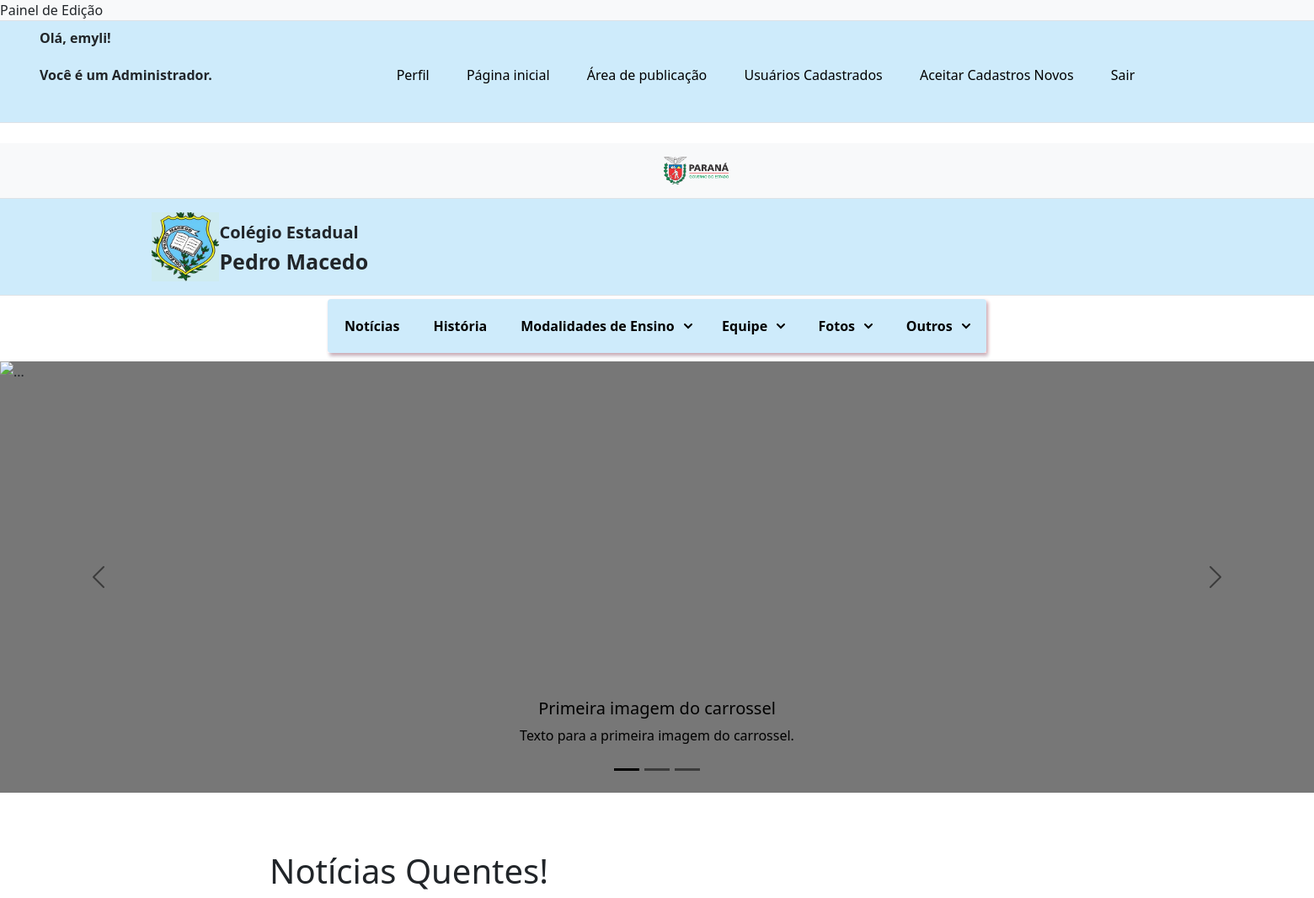
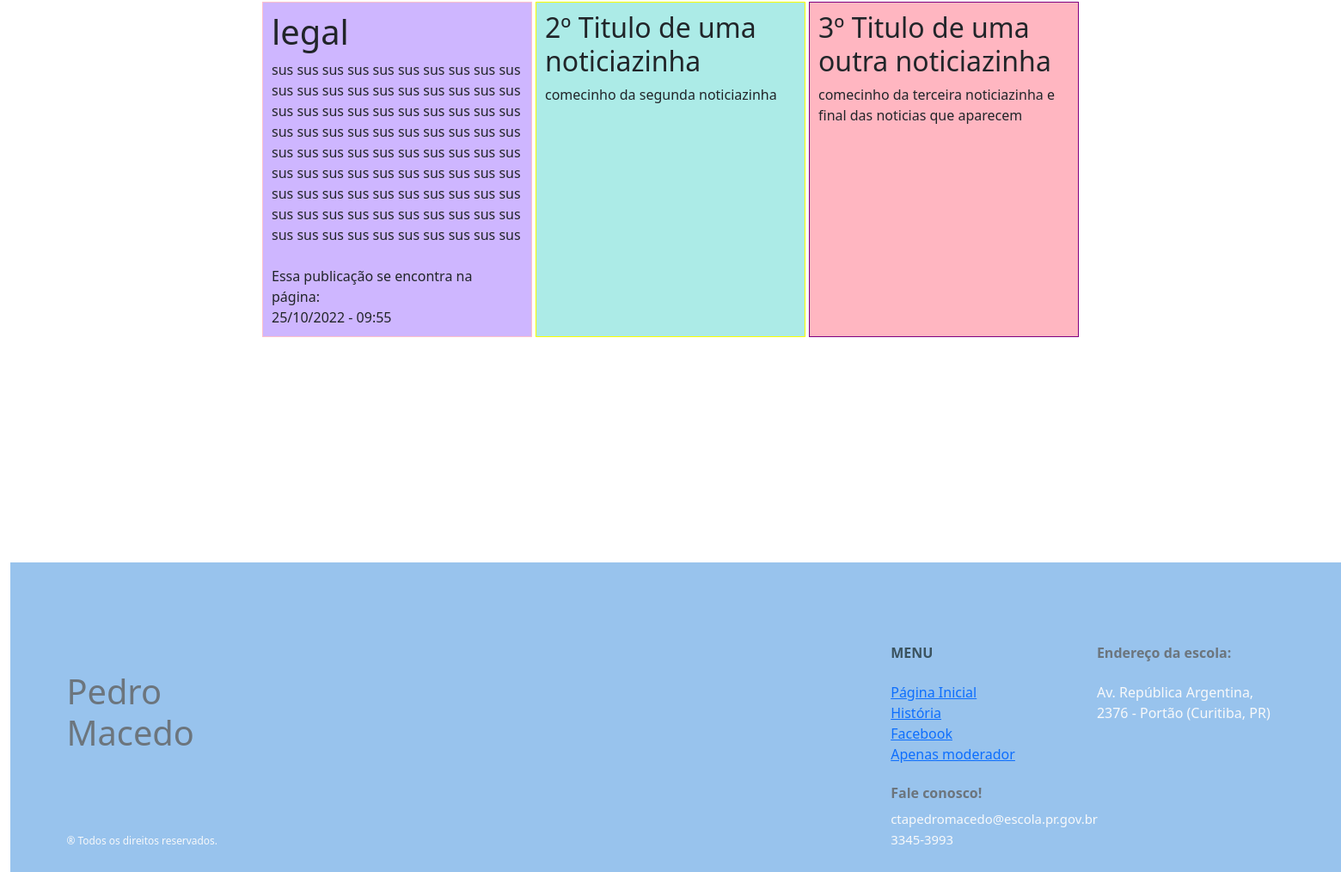
The app's page / (signed in) with its own data (2 pictures, top to bottom).
### tables this page shows
CREATE TABLE `publicacao` (
  `cod` int(11) NOT NULL,
  `titulo` varchar(500) NOT NULL,
  `descricao` varchar(10000) NOT NULL,
  `imagem` varchar(200) NOT NULL,
  `data` varchar(100) NOT NULL,
  `hora` varchar(100) NOT NULL,
  `usuario_cod` int(11) NOT NULL,
  `pagina` int(11) NOT NULL
);

### index.php (the view, shortened to what this page needs)
<?php
	include('bd/conexao.php');
?>
<!DOCTYPE html>
<html lang="pt-br">
	<head>
	<link rel="stylesheet"  href="css/indeexcolegio.css">
<link href="https://cdn.jsdelivr.net/npm/bootstrap@5.2.0-beta1/dist/css/bootstrap.min.css"
rel="stylesheet"
crossorigin="anonymous">
</head>
<body>
<?php if (isset($_SESSION['cod'])){?>
<div class = "cabeça">
        <nav class="bg-light border-bottom">
            <div class="">
                    Painel de Edição
            </div>
        </nav>
</div>
<div class="cor">
    <header class = "py-2 mg-2 border-bottom">
    	<nav id = "menu-h">
    		<ul>
      			<span class = fs-6> <b> Olá, <?php echo $_SESSION['nome'];?>!<br/> </b>
        		<?php if($_SESSION['perfil'] == 1){?>
      				<b>  Você é um Administrador. </b> </span>
       			 <?php }?>
				<li class = "li">
					<a href = "perfil.php"> Perfil </a>
				</li>
				<li class = "li">
					<a href="index.php">Página inicial</a>
				</li>
				<li class = "li">
					<a href="area_publicacao.php">Área de publicação</a>
				</li>
				<?php if($_SESSION['perfil'] == 1){?>
				<li class = "li">
					<a href="usuarios_cadastrados.php">Usuários Cadastrados</a>
				</li>
				<?php }?>
				<?php if($_SESSION['perfil'] == 1){?>
				<li class = "li">
					<a href="aceitar_cadastro.php">Aceitar Cadastros Novos</a>
				</li>
				<?php }?>
				<li class = "li">
				<a href="bd/logout.php">Sair</a>
				</li>
        	</ul>
    	</nav>
    </header>
</div> <br/>
<?php } ?>
<div class = "cabeça">
  <nav class="py-2 bg-light border-bottom">
    <div class="container d-flex flex-wrap">
      <ul class="nav me-auto">
		<div class="logocentro">
        <li class="nav-item">
			<a href= "https://www.educacao.pr.gov.br/desvio.html" class="nav-link link-dark px-2 active" aria-current="page">
				<img src = "img/logopres.jfif" class = "prlogo">
			</a>
		</li>
		</div>
      </ul>
	 </div>
  </nav>
	<header class="py-3 mb-4 border-bottom" >
		<div class="container d-flex flex-wrap justify-content-center">
		  <a href="index.php" class="d-flex align-items-center mb-3 mb-lg-0 me-lg-auto text-dark text-decoration-none">
			<svg class="bi me-2" width="40" height="32"><use xlink:href="#bootstrap"/></svg>
			<img src = "img/pedromacedo.png" alt = "logo do colégio" class = "logo">
			<span class="fs-4">
				<b class = "nome">Colégio Estadual</b> <br/>
				<b class = "nome2">Pedro Macedo </b>
			</span>
		  </a>
		</div>
	  </header>
</div>
<nav id="site-navigation" class="site-navigation" aria-label="Clickable Menu Demonstration">
	<ul class="main-menu clicky-menu no-js">
		<li>
			<a href="noticias.php">Notícias</a>
		</li>
		<li>
			<a href="historiacolegio.php">História</a>
		</li>
		<li>
			<a href="#">
				Modalidades de Ensino
				<svg aria-hidden="true" width="16" height="16">
					<use xlink:href="#arrow" />
				</svg>
			</a>
		</li>
		<li>
			<a href="#">
				Equipe
				<svg aria-hidden="true" width="16" height="16">
					<use xlink:href="#arrow" />
				</svg>
			</a>
		</li>
		<li>
			<a href="#">
				Fotos
				<svg aria-hidden="true" width="16" height="16">
					<use xlink:href="#arrow" />
				</svg>
			</a>
		</li>
		<li>
		<a href="#">
				Outros
				<svg aria-hidden="true" width="16" height="16">
					<use xlink:href="#arrow" />
				</svg>
		</a>
		</li>
	</ul>
</nav>
<div id="carouselExampleDark" class="carousel carousel-dark slide" data-bs-ride="carousel">
  <div class="carousel-indicators">
    <button type="button" data-bs-target="#carouselExampleDark" data-bs-slide-to="0" class="active" aria-current="true" aria-label="Slide 1"></button>
    <button type="button" data-bs-target="#carouselExampleDark" data-bs-slide-to="1" aria-label="Slide 2"></button>
    <button type="button" data-bs-target="#carouselExampleDark" data-bs-slide-to="2" aria-label="Slide 3"></button>
  </div>
  <div class="carousel-inner">
    <div class="carousel-item active" data-bs-interval="10000">
      <img src="https://img.cancaonova.com/cnimages/canais/uploads/sites/6/2014/12/formacao_como-escolher-a-melhor-escola-para-os-filhos.jpg" class="d-block w-100" alt="...">
      <div class="carousel-caption d-none d-md-block">
        <h5>Primeira imagem do carrossel</h5>
        <p>Texto para a primeira imagem do carrossel.</p>
      </div>
    </div>
  </div>
  <button class="carousel-control-prev" type="button" data-bs-target="#carouselExampleDark" data-bs-slide="prev">
    <span class="carousel-control-prev-icon" aria-hidden="true"></span>
  </button>
  <button class="carousel-control-next" type="button" data-bs-target="#carouselExampleDark" data-bs-slide="next">
    <span class="carousel-control-next-icon" aria-hidden="true"></span>
  </button>
</div>
	<div class="wrapper">
		<header>
			<h1>Notícias Quentes!	</h1>
		</header>
	<section class="columns">
		<div class="column1">
			<?php
                $selecionar = "SELECT * FROM publicacao WHERE cod = 41";
                $resultado = mysqli_query ($conexao, $selecionar);
                while($row_usuario = mysqli_fetch_assoc($resultado)){ ?>
            <div class = "pub">
            <div class = "descricao">
            <?php
                echo "<h3>" . $row_usuario['titulo'] . "</h3>"; ?>
            </div>
                <div class = "descricao">
                <?php
                echo "" . $row_usuario['descricao']; ?>
                </div>
                    <br/>
                    <div>
                    Essa publicação se encontra na página:
                    </div>
                    <div class = "hora">
                <?php
                echo "" . $row_usuario['data'] . " - " ;
                echo "" . $row_usuario['hora'];
            ?>
                    </div>
            </div>
            <?php
            ;}
            ?>
		</div>
		<div class="column2">
			<h2>2º Titulo de uma noticiazinha</h2>
			<p> comecinho da segunda noticiazinha</p>
		</div>
	  <div class="column3">
			<h2>3º Titulo de uma outra noticiazinha </h2>
			<p> comecinho da terceira noticiazinha e final das noticias que aparecem</p>
		</div>
	</section>
	</div>
	<div class="container-fluid pb-0 mb-0 justify-content-center text-light ">
        <footer class = "pezin">
            <div class="row my-5 justify-content-center py-5">
                <div class="col-11">
                    <div class="row ">
                        <div class="col-xl-8 col-md-4 col-sm-4 col-12   my-auto mx-auto a">
							<h3 class="text-muted mb-md-0 mb-5 bold-text">
								Pedro<BR/>
								Macedo
							</h3>
						</div>
                        <div class="col-xl-2 col-md-4 col-sm-4 col-12"><h6 class="mb-3 mb-lg-4 bold-text">
							<b>MENU</b></h6>
							<ul class="list-unstyled text-decoration-none">
								<li><a href = "index.php">Página Inicial</a></li>
								<li><a href = "historiacolegio.php">História</a></li>
								<li><a href = "https://www.facebook.com/pages/Col%C3%A9gio-Estadual-Pedro-Macedo/124373407573346">Facebook</a></li>
								<li>
									<a href = "login.html" >
										Apenas moderador
									</a>
								</li>
							</ul>
						</div>
                        <div class="col-xl-2 col-md-4 col-sm-4 col-12">
							<h6 class="mb-3 mb-lg-4 text-muted bold-text mt-sm-0 mt-5">
								<b>Endereço da escola:</b>
							</h6>
							<p class="mb-1">
								Av. República Argentina, 2376 - Portão (Curitiba, PR)
							</p>
						</div>
                    	</div>
                    <div class="row ">
                        <div class="col-xl-8 col-md-4 col-sm-4 col-auto  my-md-0 mt-5 order-sm-1 order-3 align-self-end">
							<p class="social text-muted mb-0 pb-0 bold-text">
							</p>
							<small class="rights">
								<span>&#174;</span>
								 Todos os direitos reservados.
							</small>
						</div>
                        <div class="col-xl-2 col-md-4 col-sm-4 col-auto order-1 align-self-end ">
							<h6 class="mt-55 mt-2 text-muted bold-text">
								<b>
									Fale conosco!
								</b>
							</h6>
							<small>
								ctapedromacedo@escola.pr.gov.br
							</small> <br/>
							<small>
								3345-3993
							</small>
						</div>
                    </div>
                </div>
            </div>
        </footer>
    </div>
</body>
</html>

### css/indeexcolegio.css (style rules this page uses)
.cor { background-color: #ceebfb; }
#menu-h { list-style-type: none; padding: 0; background-color: #ceebfb; }
#menu-h li { display: inline; }
#menu-h li a { color: black; display: inline; text-decoration: none; padding: 20px; display: inline-block; transition: background .6s; }
.li { position: relative; left: 13%; }
.cabeça { background-color: #ceebfb; }
.logo { width: 18%; }
.prlogo { width: 6%; text-align: center; }
.logocentro { position: relative; left: 50%; }
.nome { font-size: 20px; }
.nome2 { font-size: 25px; }
body { margin: 0; min-height: 100vh; }
.site-navigation { width: 86%; max-width: 782px; margin: -20px auto 10px; box-shadow: 2px 2px 4px rgba(255, 0, 0, 0.2); background-color: #ceebfb; border-radius: 4px; }
.clicky-menu { justify-content: stretch; margin: 0; padding: 0; list-style: none; }
@media (min-width: 540px) { .clicky-menu { display: flex; } }
.clicky-menu a, .clicky-menu button { margin: .25em; padding: 1em; background: transparent; color: #000; font-weight: bold; text-decoration: none; font-family: inherit; border-radius: 3px; }
.clicky-menu > li { position: relative; flex: 1 1 auto; display: flex; justify-content: stretch; flex-wrap: wrap; }
.clicky-menu > li > a, .clicky-menu > li > button { flex: 1 0 auto; display: flex; flex-wrap: wrap; align-items: center; border: 0; font-size: inherit; line-height: 1.5; cursor: pointer; }
@media (min-width: 540px) { .clicky-menu > li > a, .clicky-menu > li > button { justify-content: center; } }
.clicky-menu svg { width: 1em; height: 1em; margin-left: .5em; }
@media (min-width: 540px) { .clicky-menu { box-shadow: 2px 4px 4px rgba(0, 16, 61, 0.2); } }
.carousel { margin-bottom: 4rem; }
.carousel-caption { bottom: 3rem; z-index: 10; }
.carousel-item { height: 32rem; background-color: #777; }
.carousel-item > img { position: absolute; top: 0; left: 0; min-width: 100%; height: 32rem; }
* { box-sizing: border-box; }
.wrapper { padding: 5px; max-width: 960px; width: 95%; margin: 20px auto; }
header { padding: 0 15px; }
.columns { display: flex; flex-flow: row wrap; justify-content: center; margin: 5px 0; }
footer { padding: 0 15px; }
.pezin { position: absolute; background-color: #98c3ed; width: 100%; margin: 0px; padding-left: 0; border: #3b3f7e; }
.container-fluid { overflow:hidden; margin-top: 250px ; background:#262626 ; color: #ffffff !important; margin-bottom: 0 ; padding-bottom:0 ; }
small { font-size: calc(12px + (15 - 12) * ((100vw - 360px) / (1600 - 360))) !important; }
.bold-text { color: #3b535f !important; }
.mt-55 { margin-top: calc(50px + (60 - 50) * ((100vw - 360px) / (1600 - 360))) !important; }
h3 { font-size: calc(34px + (40 - 34) * ((100vw - 360px) / (1600 - 360))) !important; }
.social { font-size: 21px !important; }
.rights { font-size: calc(10px + (12 - 10) * ((100vw - 360px) / (1600 - 360))) !important; }

### records on screen
publicacao: titulo "legal", descricao "sus sus sus sus sus sus sus sus sus sus sus sus sus sus sus sus sus sus sus sus sus sus sus sus sus sus sus sus sus sus sus sus sus sus sus sus sus sus sus sus sus sus sus sus sus sus sus sus sus sus sus sus sus sus sus sus sus sus sus sus sus sus sus sus sus sus sus sus sus sus sus sus sus sus sus sus sus sus sus sus sus sus sus sus sus sus sus sus sus sus", data "25/10/2022", hora "09:55"

### other values on screen
$_SESSION['nome'] "emyli"
